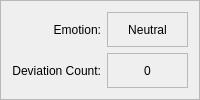
            <widget class="QFrame" name="frame_52">
             <property name="frameShape">
              <enum>QFrame::StyledPanel</enum>
             </property>
             <property name="frameShadow">
              <enum>QFrame::Raised</enum>
             </property>
             <layout class="QGridLayout" name="gridLayout_46">
              <item row="0" column="0">
               <widget class="QLabel" name="label_101">
                <property name="text">
                 <string>Emotion:</string>
                </property>
                <property name="alignment">
                 <set>Qt::AlignRight|Qt::AlignTrailing|Qt::AlignVCenter</set>
                </property>
               </widget>
              </item>
              <item row="1" column="0">
               <widget class="QLabel" name="label_102">
                <property name="text">
                 <string>Deviation Count:</string>
                </property>
                <property name="alignment">
                 <set>Qt::AlignRight|Qt::AlignTrailing|Qt::AlignVCenter</set>
                </property>
               </widget>
              </item>
              <item row="0" column="1">
               <widget class="QLabel" name="run_emotion_label">
                <property name="frameShape">
                 <enum>QFrame::StyledPanel</enum>
                </property>
                <property name="text">
                 <string>Neutral</string>
                </property>
                <property name="alignment">
                 <set>Qt::AlignCenter</set>
                </property>
               </widget>
              </item>
              <item row="1" column="1">
               <widget class="QLabel" name="run_deviation_count">
                <property name="frameShape">
                 <enum>QFrame::StyledPanel</enum>
                </property>
                <property name="text">
                 <string>0</string>
                </property>
                <property name="alignment">
                 <set>Qt::AlignCenter</set>
                </property>
               </widget>
              </item>
             </layout>
            </widget>
